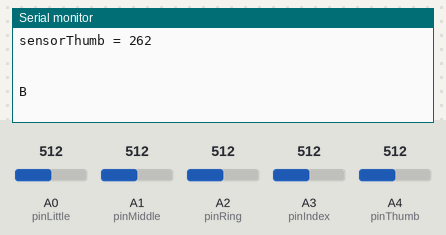
This sketch was run on a simulated Arduino Uno, built with avr-gcc and run on an emulated ATmega328P. Shown: the last lines printed to the serial monitor. The inputs (shaded band) are chosen by the test bench; at power-on: A0 (pinLittle) = 512, A1 (pinMiddle) = 512, A2 (pinRing) = 512, A3 (pinIndex) = 512, A4 (pinThumb) = 512.

Above: at 1.8 s.
1.9 s: A0 (pinLittle) set to 413
3.4 s: A0 (pinLittle) set to 392
At 4.8 s:
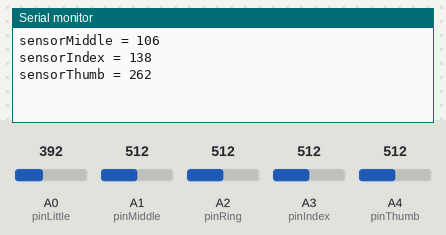
4.9 s: A1 (pinMiddle) set to 472
At 5.9 s:
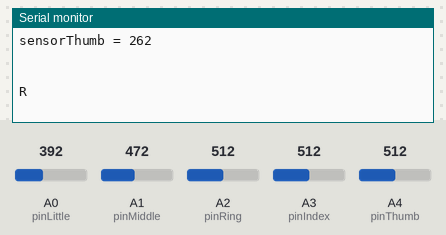
Timing chart, 0 to 7.9 s (numbered marks = the images above; inputs shaded):
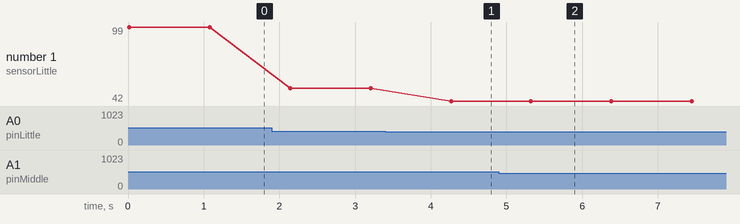

The sketch:

Finger_Code.ino
```cpp
//constants
const int pinLittle = A0; //analog pin 0 for the little finger
const int pinRing = A2; //analog pin 1 for the ring finger
const int pinMiddle = A1; //analog pin 2 for the middle finger
const int pinIndex = A3; //analog pin 3 for the index finger
const int pinThumb = A4; //analog pin 4 for the thumb

//variables:
int sensorLittle = 0; //sensor value for the little finger
int sensorRing = 0; //sensor value for the ring finger
int sensorMiddle = 0; //sensor value for the middle finger
int sensorIndex = 0; //sensor value for the index finger
int sensorThumb = 0; //the sensor value for the thumb

int minLittle = 300; //the minimum sensor value for the little finger
int minRing = 265; //the minimum sensor value for the ring finger
int minMiddle = 435; //the minimum sensor value for the middle finger
int minIndex = 219; //the minimum sensor value for the index finger
int minThumb = 315; //the minimum sensor value for the thumb

int maxLittle = 514; //the maximum sensor value for the little finger
int maxRing = 515; //the maximum sensor value for the ring finger
int maxMiddle = 507; //the maximum sensor value for the middle finger
int maxIndex = 430; //the maximum sensor value for the index finger
int maxThumb = 390; //the maximum sensor value for the ring finger


void setup() {

  //turn on LED to signal the start of the calibration period:
  //  digitalWrite(pinYellow, HIGH);

  Serial.begin (11520);
}

void loop() {

  //read the sensor
  sensorLittle = analogRead(pinLittle);
  sensorRing = analogRead(pinRing);
  sensorMiddle = analogRead(pinMiddle);
  sensorIndex = analogRead(pinIndex);
  sensorThumb = analogRead(pinThumb);

  //map the values
  sensorLittle = map(sensorLittle, minLittle, maxLittle, 0, 100);
  sensorRing = map(sensorRing, minRing, maxRing, 0, 100);
  sensorMiddle = map(sensorMiddle, minMiddle, maxMiddle, 0, 100);
  sensorIndex = map(sensorIndex, minIndex, maxIndex, 0, 100);
  sensorThumb = map(sensorThumb, minThumb, maxThumb, 0, 100);

  Serial.println ("-------------------");
  Serial.print ("sensorLittle = ");
  Serial.println (sensorLittle);

  Serial.print ("sensorRing = ");
  Serial.println (sensorRing);

  Serial.print ("sensorMiddle = ");
  Serial.println (sensorMiddle);

  Serial.print ("sensorIndex = ");
  Serial.println (sensorIndex);

  Serial.print ("sensorThumb = ");
  Serial.println (sensorThumb);

  Serial.println ("   ");
  Serial.println (" ");

  //--------------------------------LetterA-----------------------------

  if (sensorLittle < 50 && sensorRing < 50 && sensorMiddle < 50 && sensorIndex < 50 && sensorThumb > 50) {

    Serial.println  ("\n");
    Serial.println ("A"); //Print letter A to serial
    Serial.println  ("        ");
    delay(1000);

  }

  else {
    //--------------------------------LetterB-----------------------------

    if (sensorLittle > 45 && sensorRing > 75 && sensorMiddle > 75 && sensorIndex > 75 && sensorThumb > 75) {

      Serial.println ("B"); //Print letter B to serial
      Serial.println  ("        ");
     delay(1000);
    }

    else {


      //--------------------------------LetterC-----------------------------


      if (sensorLittle < 50 && sensorLittle > 5 && sensorRing > 20 && sensorMiddle > 50 && sensorIndex > 75 && sensorThumb > 55 && sensorThumb < 80) {
        Serial.println ("C"); //Print letter C to serial
        Serial.println  ("        ");
        delay(1000);
      }

      else {


        //--------------------------------LetterD-----------------------------


        if (sensorLittle < 65 && sensorRing < 65 && sensorMiddle < 65 && sensorIndex > 80 && (sensorThumb < 70 || sensorThumb > 110)) {

          Serial.println ("D"); //Print letter D to serial
          Serial.println  ("        ");
          delay(1000);
        }

        else {


          //--------------------------------LetterE-----------------------------


          if (sensorLittle <50 && sensorRing <50 && sensorMiddle <50 && sensorIndex <50 && sensorThumb <50) {

            Serial.println ("E"); //Print letter E to serial
            Serial.println  ("        ");
            delay(1000);
          }

          else {


            //--------------------------------LetterF-----------------------------


            if (sensorLittle <20 && sensorRing > 85 && sensorMiddle > 75 && sensorIndex > 80 && sensorThumb > 50) {

              Serial.println ("F"); //Print letter F to serial
              Serial.println  ("        ");
              delay(1000);
            }

            else {


              //--------------------------------LetterG-----------------------------


              if (sensorLittle > 25 && sensorLittle < 65 && sensorRing < 25 && sensorMiddle < 35 && sensorIndex < 65  && (sensorThumb < 65 || sensorThumb > 100)) {

                Serial.println ("G"); //Print letter G to serial
                Serial.println  ("        ");
                delay(1000);
              }

              else {


                //--------------------------------LetterH-----------------------------

               if (sensorLittle > 25 && sensorLittle < 70 && sensorRing < 48 && sensorMiddle > 90 && sensorIndex < 65  && (sensorThumb < 65 || sensorThumb > 100)) {

                  Serial.println ("H"); //Print letter H to serial
                  Serial.println  ("        ");
                  delay(1000);
                }

                else {


                  //--------------------------------LetterL-----------------------------


                  if (sensorLittle < 70 && sensorRing < 40 && sensorMiddle < 65 && sensorIndex < 75 && (sensorThumb < 40  || sensorThumb > 65)) {

                    Serial.println ("L"); //Print letter L to serial
                    Serial.println  ("        ");
                    delay(1000);
                  }

                  else {

                    //--------------------------------LetterW-----------------------------


                    if (sensorLittle > 45 && sensorRing > 90 && sensorMiddle > 85 && sensorIndex < 75  && sensorThumb >50 && sensorThumb < 75) {

                      Serial.println ("W"); //Print letter W to serial
                      Serial.println  ("        ");
                      delay(1000);
                    }

                    else {

                      //--------------------------------LetterO-----------------------------


                      if (sensorLittle <15 && sensorRing > 50 && sensorMiddle > 50 && sensorIndex > 50 && sensorThumb > 50) {

                        Serial.println ("O"); //Print letter O to serial
                        Serial.println  ("        ");
                        delay(1000);
                      }

                      else {

                        //--------------------------------LetterR-----------------------------


                        if (sensorLittle < 75 && sensorLittle > 30 && (sensorRing > 50 || sensorRing < 30) && sensorMiddle < 75 && sensorIndex > 55) {

                          Serial.println ("R"); //Print letter R to serial
                          Serial.println  ("        ");
                          delay(1000);
                        }

                        else {
                          delay (1000);

                        }
                      }
                    }
                  }
                }
              }
            }
          }
        }
      }
    }
  }

}
```

Measured:
- the behaviour switches between 399 and 398 on A0 (pinLittle) (found by bisection; images 0 and 1)
- the behaviour switches between 489 and 488 on A1 (pinMiddle) (found by bisection; images 1 and 2)
- after the input at 3.4 s, the serial monitor: prints a new line after 0.87 s (image 1)
- after the input at 4.9 s, the serial monitor: prints a new line after 0.45 s (image 2)
- plotted number 1: 99 → 52 after the input at 1.9 s, 52 → 42 after the input at 3.4 s
